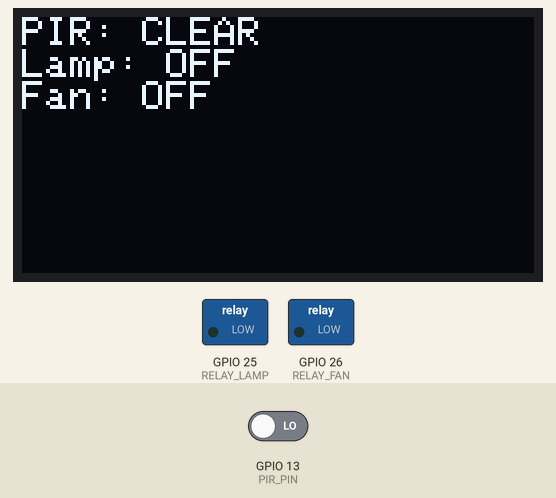
Bench run of a sketch on a simulated ESP32. Parts: 128×64 one-colour display, switched loads named in the sketch (green lamp = pin HIGH). The test bench sets the inputs (shaded band); at power-on: GPIO 13 (PIR_PIN) LOW. What the sketch prints to the serial monitor is not drawn.

Above: at 4.2 s.
4.3 s: GPIO 13 (PIR_PIN) driven HIGH
At 4.9 s:
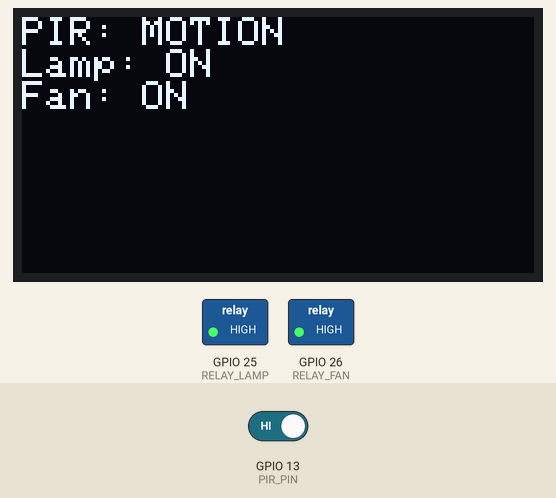
6.1 s: GPIO 13 (PIR_PIN) driven LOW
At 6.5 s:
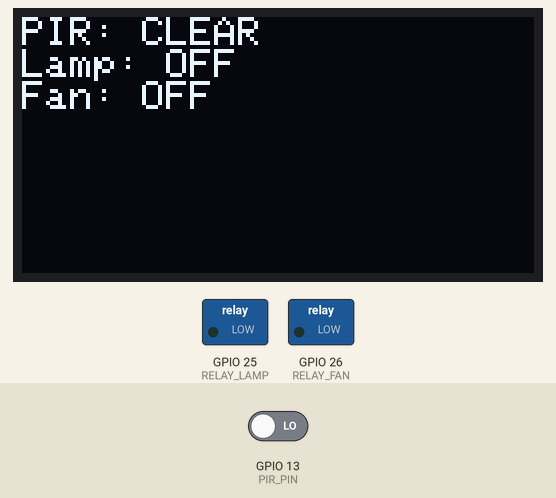
Timing chart, 0 to 9.1 s (numbered marks = the images above; inputs shaded):
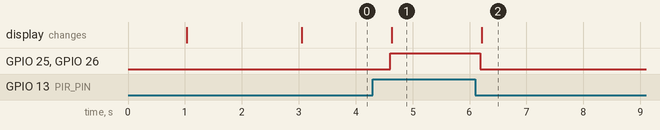

The sketch:

test_case_5_.ino
```cpp
// Test Case 5: PIR Motion Sensor + Fan + LED (Two Relay Channels) + OLED Display Test

#include <Wire.h>
#include <Adafruit_GFX.h>
#include <Adafruit_SSD1306.h>

#define PIR_PIN     13
#define RELAY_LAMP  25
#define RELAY_FAN   26
#define SCREEN_WIDTH 128
#define SCREEN_HEIGHT 64

Adafruit_SSD1306 display(SCREEN_WIDTH, SCREEN_HEIGHT, &Wire, -1);

void setup() {
  Serial.begin(115200);
  delay(1000);

  pinMode(PIR_PIN, INPUT);
  pinMode(RELAY_LAMP, OUTPUT);
  pinMode(RELAY_FAN, OUTPUT);
  digitalWrite(RELAY_LAMP, LOW);
  digitalWrite(RELAY_FAN, LOW);

  if (!display.begin(SSD1306_SWITCHCAPVCC, 0x3C)) {
    Serial.println("OLED init failed");
  }
  display.clearDisplay();
  display.setTextSize(1);
  display.setTextColor(SSD1306_WHITE);

  Serial.println();
  Serial.println("   PIR + FAN + LED (DUAL RELAY) + OLED TEST");
  Serial.println("Warming up PIR sensor...");
  delay(2000);
  Serial.println("PIR ready.");
  Serial.println();
}

void loop() {
  int motionState = digitalRead(PIR_PIN);

  if (motionState == HIGH) {
    digitalWrite(RELAY_LAMP, HIGH);
    digitalWrite(RELAY_FAN, HIGH);
    Serial.println("Motion Detected! Lamp ON, Fan ON");
  } else {
    digitalWrite(RELAY_LAMP, LOW);
    digitalWrite(RELAY_FAN, LOW);
    Serial.println("No motion detected. Lamp OFF, Fan OFF");
  }

  // Update OLED status
  display.clearDisplay();
  display.setCursor(0, 0);
  display.print("PIR: ");
  display.println(motionState ? "MOTION" : "CLEAR");
  display.print("Lamp: ");
  display.println(motionState ? "ON" : "OFF");
  display.print("Fan: ");
  display.println(motionState ? "ON" : "OFF");
  display.display();

  delay(500);
}
```

Measured:
- after the input at 4.3 s, GPIO 25 (RELAY_LAMP), GPIO 26 (RELAY_FAN): LOW → HIGH after 0.31 s; the display: changes after 0.33 s (image 1)
- after the input at 6.1 s, GPIO 25 (RELAY_LAMP), GPIO 26 (RELAY_FAN): HIGH → LOW after 0.09 s; the display: changes after 0.11 s (image 2)
